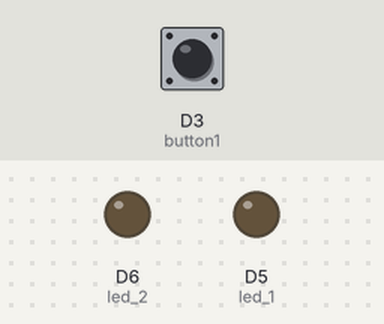
A sketch run on a simulated ESP8266 (NodeMCU). Shown: output pins drawn as LEDs (lit = HIGH). The test bench sets the inputs (shaded band); at power-on: D3 (button1) HIGH.

Above: at 1.2 s.
1.3 s: D3 (button1) pulled LOW for 0.15 s
At 1.37 s:
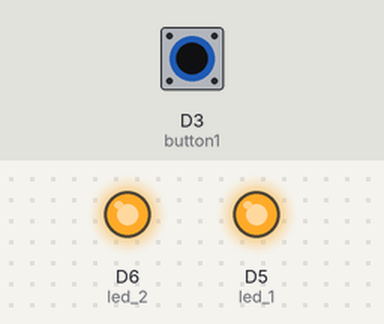
2.9 s: D3 (button1) pulled LOW for 3.2 s
At 7.1 s:
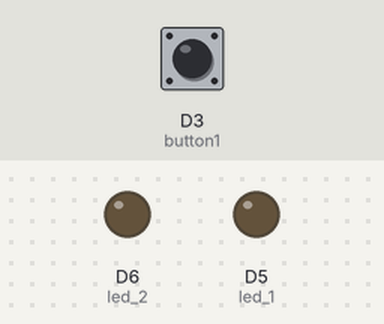
Timing chart, 0 to 8.6 s (numbered marks = the images above; inputs shaded):
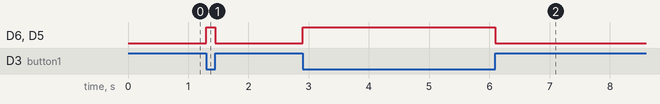

Measured:
- after the input at 1.3 s, D6 (led_2), D5 (led_1): LOW → HIGH at once, → LOW 0.15 s later
- after the input at 2.9 s, D6 (led_2), D5 (led_1): LOW → HIGH at once, → LOW 3.2 s later

The sketch:

3_LED_button.ino
```cpp
const int led_1 = D5;  // led 1, connected to pin D5 of NodeMCU
const int led_2 = D6;  // led 1, connected to pin D6 of NodeMCU

const int button1 = D3;  // button 1, connected to pin D3 of NodeMCU
const int button2 = D4;  // button 1, connected to pin D3 of NodeMCU

int buttonState1;
int buttonState2;

// the setup function runs once when you press reset or power the board
void setup() {
  pinMode(led_1, OUTPUT);  // initialize digital pin led_1 as an output.
  pinMode(led_2, OUTPUT);  // initialize digital pin led_2 as an output.

  pinMode(button1, INPUT);  // initialize digital pin button1 as an output.
  pinMode(button2, INPUT);  // initialize digital pin button2 as an output.
}


// the loop function runs over and over again forever
void loop() {
  buttonState1 = digitalRead(button1);  // reads HIGH or LOW on button pin
  buttonState2 = digitalRead(button1);  // reads HIGH or LOW on button pin

  if (buttonState1 == LOW) {
    digitalWrite(led_1, HIGH);  // turn the led_1 on (HIGH is the voltage level)
  } else {
    digitalWrite(led_1, LOW);  // turn the led_1 off by making the voltage LOW
  }

  // same logic for other button
  if (buttonState2 == LOW) {
    digitalWrite(led_2, HIGH);  // turn the led_1 on (HIGH is the voltage level)
  } else {
    digitalWrite(led_2, LOW);  // turn the led_1 off by making the voltage LOW
  }
}
```
